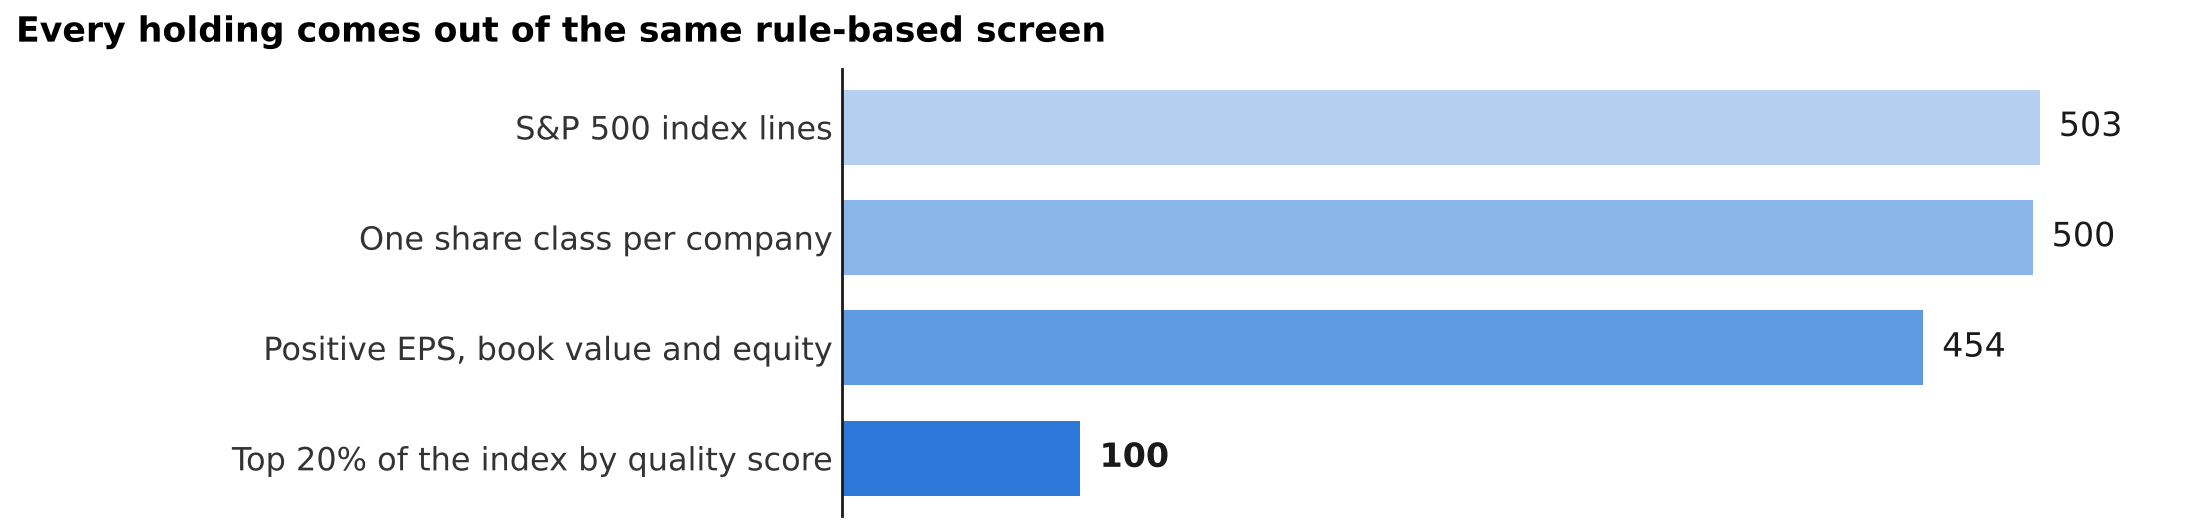

Python code for this plot:
"""Figure 1. Selection funnel: from the S&P 500 to the 100 holdings."""
import numpy as np
import matplotlib.pyplot as plt

from common import BLUE, INK, load_workbook_data, save, title

universe, portfolio, _ = load_workbook_data()

companies = [u for u in universe if not u["duplicate"]]
steps = [
    ("S&P 500 index lines", len(universe)),
    ("One share class per company", len(companies)),
    ("Positive EPS, book value and equity", sum(u["eligible"] for u in universe)),
    ("Top 20% of the index by quality score", sum(u["selected"] for u in universe)),
]
print(steps)

fig, ax = plt.subplots(figsize=(8.6, 2.9))
y = np.arange(len(steps))[::-1]
for (label, n), yy, alpha in zip(steps, y, [0.35, 0.55, 0.75, 1.0]):
    ax.barh(yy, n, height=0.68, color=BLUE, alpha=alpha, linewidth=0)
    ax.text(n + 8, yy, f"{n}", va="center", fontsize=12,
            fontweight="bold" if label.startswith("Top") else "normal", color=INK)
ax.set_yticks(y)
ax.set_yticklabels([s[0] for s in steps], fontsize=11.5, color="#333333")
ax.tick_params(axis="y", length=0)
ax.set_xticks([])
ax.spines["bottom"].set_visible(False)
ax.set_xlim(0, 560)
title(ax, "Every holding comes out of the same rule-based screen", x=-0.62)
save(fig, "fig1_selection_funnel.png")
